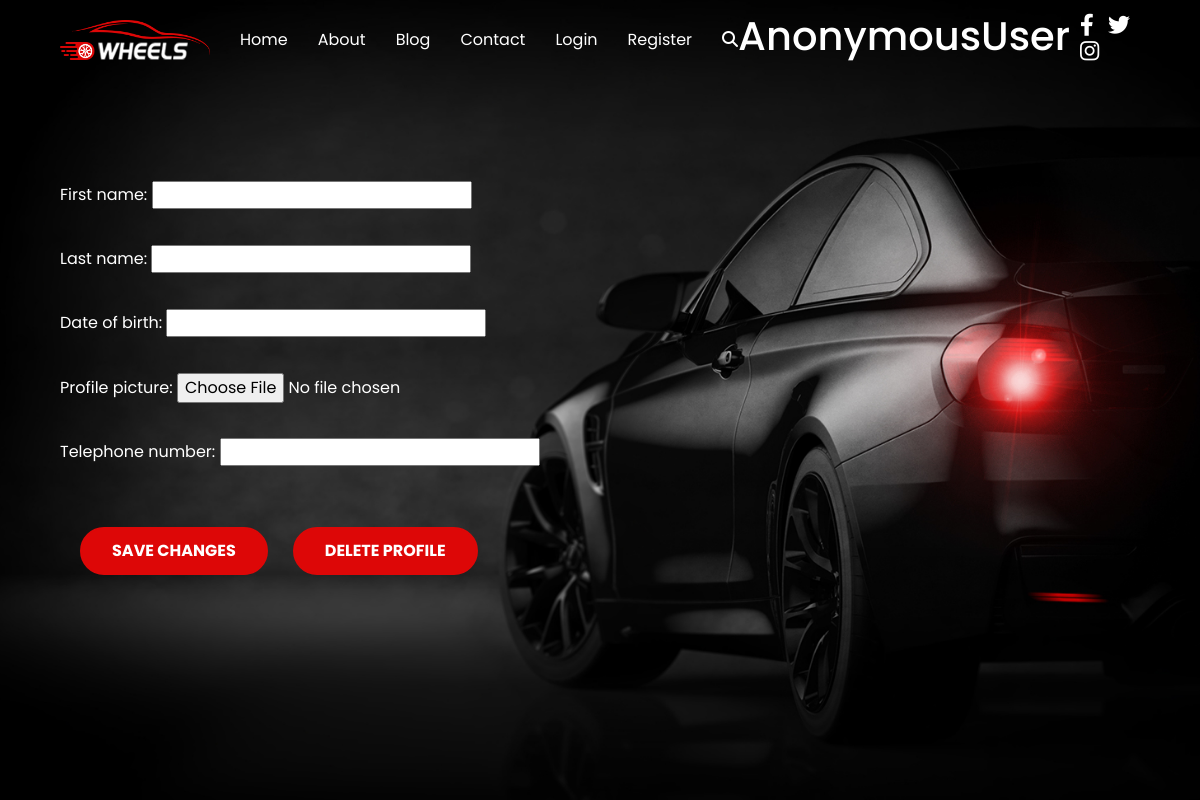
Before: /accounts/profile/1/update/ with the older database file.
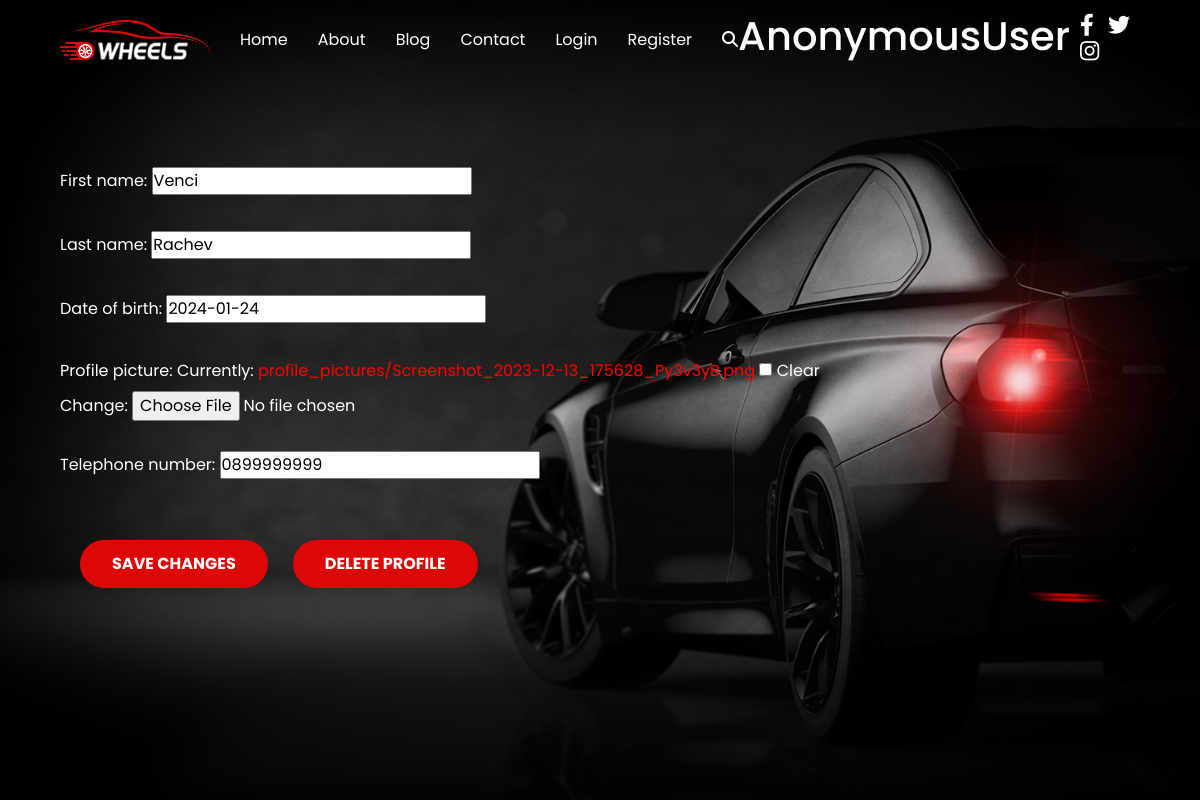
After: the same page with the newer database file.
### autovibe_project/accounts/models.py (models this page shows, shortened)
class Profile(models.Model):
    MAX_FIRST_NAME_LENGTH = 30
    MAX_LAST_NAME_LENGTH = 30
    first_name = models.CharField(
        max_length=MAX_FIRST_NAME_LENGTH,
        blank=True,
        null=True,
    )
    last_name = models.CharField(
        max_length=MAX_LAST_NAME_LENGTH,
        blank=True,
        null=True,
    )
    date_of_birth = models.DateField(
        blank=True,
        null=True,
    )
    profile_picture = models.ImageField(
        upload_to="profile_pictures/",
        blank=True,
        null=True,
    )
    telephone_number = models.CharField(
        max_length=20,
        blank=True,
        null=True,
    )
    user = models.OneToOneField(
        AutoVibeUser,
        primary_key=True,
        on_delete=models.CASCADE,
    )

### autovibe_project/accounts/views.py (the view, shortened to what this page needs)
# urls.py: path('update/', views.ProfileUpdateView.as_view(), name='profile_update'),
class ProfileUpdateView(views.UpdateView):
    queryset = Profile.objects.prefetch_related('user').all()
    template_name = 'accounts/edit_profile.html'
    form_class = ProfileUpdateForm

### autovibe_project/accounts/forms.py
class ProfileUpdateForm(ProfileBaseForm):
    pass

### templates/accounts/edit_profile.html (shortened to what this page needs)
{% extends 'base.html' %}
{% load static %}
{% block content %}
    <section class="hero">
        <div class="text">
            <form action="{% url 'profile_update' pk=object.pk %}" method="post" enctype="multipart/form-data">
                {{ form.as_p }}
                <div class="form-row">
                    <button type="submit" class="btn sell-btn">Save Changes</button>
                    <a class="btn" href="{% url 'profile_delete' object.pk %}">Delete Profile</a>
                </div>
            </form>
        </div>
    </section>
{% endblock %}

Changed rows visible on the page:
changed Profile: first_name (not shown) → "Venci"; last_name (not shown) → "Rachev"; date_of_birth (not shown) → "2024-01-24"; telephone_number (not shown) → "0899999999"
Other visible differences:
form field as_p: (not shown) → "☐"
text no longer shown: "First name: Last name: Date of birth: Profile picture: Telephone number:"
text now shown: "First name: Last name: Date of birth: Profile picture: Currently: profile_pictures/Screenshot_2023-12-13_175628_Py3v3yB.png Clear Change: Telephone number:"
